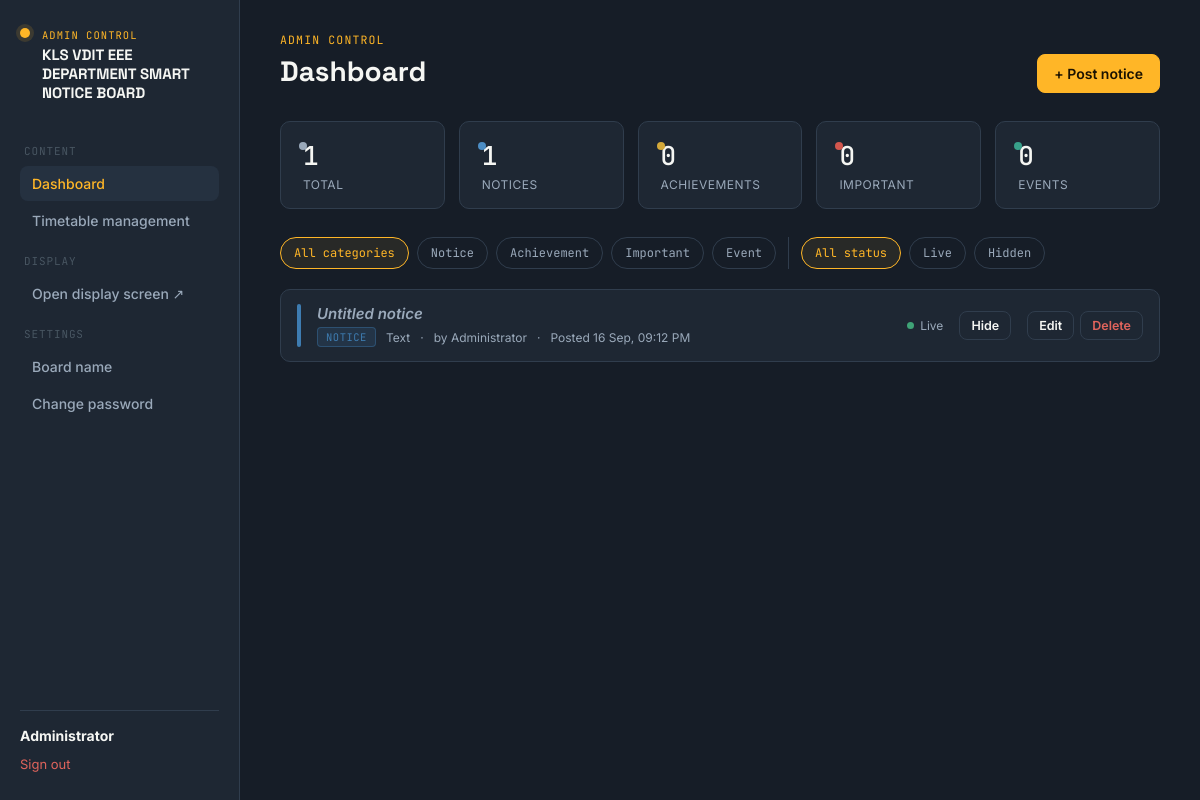
Page /dashboard (signed in) on the earlier database version.
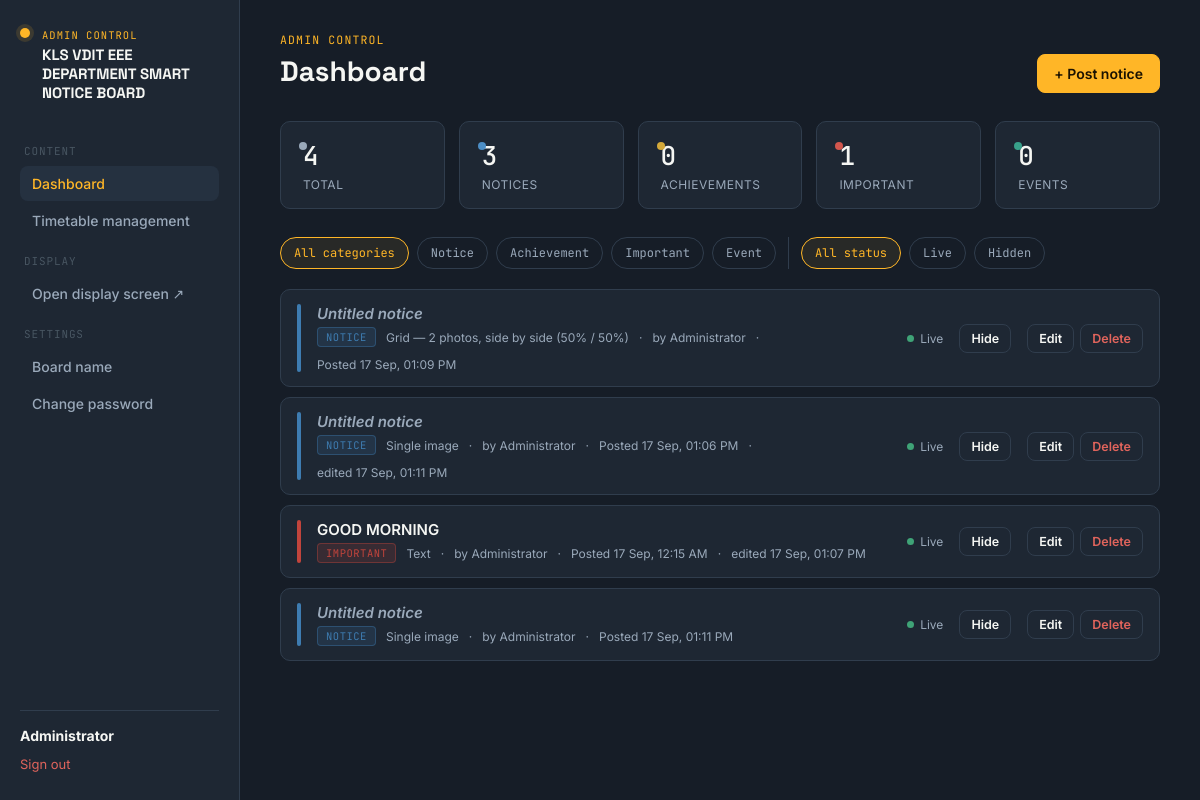
Same page on the later database version.
### app.py (models this page shows, shortened)
class Settings(db.Model):
    id = db.Column(db.Integer, primary_key=True)
    board_title = db.Column(db.String(200), nullable=False, default=DEFAULT_BOARD_TITLE)

class User(UserMixin, db.Model):
    id = db.Column(db.Integer, primary_key=True)
    username = db.Column(db.String(64), unique=True, nullable=False)
    name = db.Column(db.String(128), nullable=False)
    password_hash = db.Column(db.String(255), nullable=False)
    role = db.Column(db.String(16), nullable=False, default="staff")  # admin | staff
    created_at = db.Column(db.DateTime, default=datetime.now)

class Notice(db.Model):
    id = db.Column(db.Integer, primary_key=True)
    title = db.Column(db.String(200), nullable=False)
    category = db.Column(db.String(20), nullable=False, default="notice")
    display_type = db.Column(db.String(20), nullable=False, default="text")
    text_content = db.Column(db.Text, nullable=True)
    images = db.Column(db.Text, nullable=True)  # JSON list of filenames
    video_filename = db.Column(db.String(255), nullable=True)
    image_fit = db.Column(db.String(10), nullable=False, default=DEFAULT_IMAGE_FIT)  # cover | contain
    is_active = db.Column(db.Boolean, default=True)
    priority = db.Column(db.Integer, default=0)  # higher shows first
    duration_seconds = db.Column(db.Integer, default=10)  # how long to show in the normal rotation
    popup_duration_seconds = db.Column(db.Integer, default=15)  # how long an "important" full-screen popup stays up (separate from rotation duration)
    show_caption = db.Column(db.Boolean, default=True)  # if False, photo notices show pure full-bleed image — no badge/title/date bar at all
    created_by_id = db.Column(db.Integer, db.ForeignKey("user.id"))
    created_by = db.relationship("User", backref="notices")
    created_at = db.Column(db.DateTime, default=datetime.now)
    updated_at = db.Column(db.DateTime, default=datetime.now, onupdate=datetime.now)
    expires_at = db.Column(db.Date, nullable=True)
    ocr_used = db.Column(db.Boolean, default=False)
    ocr_source_filename = db.Column(db.String(255), nullable=True)
    ocr_extracted_at = db.Column(db.DateTime, nullable=True)
    def is_expired(self):
        if self.expires_at is None:
            return False
        return self.expires_at < date.today()
    def category_label(self):
        return CATEGORIES.get(self.category, {}).get("label", self.category)
    def category_color(self):
        return CATEGORIES.get(self.category, {}).get("color", "#888888")

### app.py (the view)
@app.route("/dashboard")
@login_required
def dashboard():
    category_filter = request.args.get("category", "all")
    status_filter = request.args.get("status", "all")
    query = Notice.query
    if category_filter != "all":
        query = query.filter_by(category=category_filter)
    if status_filter == "active":
        query = query.filter_by(is_active=True)
    elif status_filter == "inactive":
        query = query.filter_by(is_active=False)
    notices = query.order_by(Notice.priority.desc(), Notice.created_at.desc()).all()
    counts = {
        "total": Notice.query.count(),
        "notice": Notice.query.filter_by(category="notice").count(),
        "achievement": Notice.query.filter_by(category="achievement").count(),
        "important": Notice.query.filter_by(category="important").count(),
        "event": Notice.query.filter_by(category="event").count(),
        "active": Notice.query.filter_by(is_active=True).count(),
    }
    return render_template(
        "dashboard.html",
        notices=notices,
        categories=CATEGORIES,
        counts=counts,
        category_filter=category_filter,
        status_filter=status_filter,
        type_labels=DISPLAY_TYPE_LABELS,
    )

### app.py (called while the page is built)
def get_settings():
    settings = Settings.query.first()
    if settings is None:
        settings = Settings(board_title=DEFAULT_BOARD_TITLE)
        db.session.add(settings)
        db.session.commit()
    return settings

@app.context_processor
def inject_settings():
    return {
        "site_settings": get_settings(),
        "asset_version": ASSET_VERSION,
        "ocr_available": PYTESSERACT_AVAILABLE and PYMUPDF_AVAILABLE,
    }

@login_manager.user_loader
def load_user(user_id):
    return User.query.get(int(user_id))

### templates/dashboard.html (shortened to what this page needs)
{% extends "base.html" %}
{% block content %}
{% set active = 'dashboard' %}
<div class="shell">
  {% include "_sidebar.html" with context %}
  <main class="main">
    <div class="page-head">
      <div>
        <span class="eyebrow">Admin Control</span>
        <h1>Dashboard</h1>
      </div>
      <a href="{{ url_for('add_notice') }}" class="btn btn-primary">+ Post notice</a>
    </div>
    <div class="stat-row">
      <div class="stat-card accent-dot" style="--dot: var(--ink-dim)"><div class="n">{{ counts.total }}</div><div class="l">Total</div></div>
      <div class="stat-card accent-dot" style="--dot: var(--cat-notice)"><div class="n">{{ counts.notice }}</div><div class="l">Notices</div></div>
      <div class="stat-card accent-dot" style="--dot: var(--cat-achievement)"><div class="n">{{ counts.achievement }}</div><div class="l">Achievements</div></div>
      <div class="stat-card accent-dot" style="--dot: var(--cat-important)"><div class="n">{{ counts.important }}</div><div class="l">Important</div></div>
      <div class="stat-card accent-dot" style="--dot: var(--cat-event)"><div class="n">{{ counts.event }}</div><div class="l">Events</div></div>
    </div>
    <div class="filter-bar">
      <a href="{{ url_for('dashboard', category='all', status=status_filter) }}" class="chip {{ 'active' if category_filter=='all' }}">All categories</a>
      {% for key, meta in categories.items() %}
      <a href="{{ url_for('dashboard', category=key, status=status_filter) }}" class="chip {{ 'active' if category_filter==key }}">{{ meta.label }}</a>
      {% endfor %}
      <a href="{{ url_for('dashboard', category=category_filter, status='all') }}" class="chip {{ 'active' if status_filter=='all' }}">All status</a>
      <a href="{{ url_for('dashboard', category=category_filter, status='active') }}" class="chip {{ 'active' if status_filter=='active' }}">Live</a>
      <a href="{{ url_for('dashboard', category=category_filter, status='inactive') }}" class="chip {{ 'active' if status_filter=='inactive' }}">Hidden</a>
    </div>
    {% if notices %}
    <div class="notice-list">
      {% for n in notices %}
      <div class="notice-row" style="--cat: {{ n.category_color() }}">
        <div class="stripe"></div>
        <div class="info">
          <h3 {% if not n.title %}style="color:var(--ink-dim); font-style:italic;"{% endif %}>{{ n.title or 'Untitled notice' }}</h3>
          <div class="meta">
            <span class="tag">{{ n.category_label() }}</span>
            <span>{{ type_labels.get(n.display_type, n.display_type) }}</span>
            <span>·</span>
            <span>by {{ n.created_by.name if n.created_by else 'unknown' }}</span>
            <span>·</span>
            <span>Posted {{ n.created_at.strftime('%d %b, %I:%M %p') if n.created_at else n.updated_at.strftime('%d %b, %I:%M %p') }}</span>
            {% if n.updated_at and n.created_at and (n.updated_at - n.created_at).total_seconds() > 60 %}
            <span>·</span>
            <span>edited {{ n.updated_at.strftime('%d %b, %I:%M %p') }}</span>
            {% endif %}
          </div>
        </div>
        <div style="display:flex; align-items:center; gap:6px; font-size:12px; color:var(--ink-dim);">
          <span class="status-dot {{ 'on' if n.is_active else 'off' }}"></span>
          {{ 'Live' if n.is_active else 'Hidden' }}
        </div>
        <form method="POST" action="{{ url_for('toggle_notice', notice_id=n.id) }}">
          <button class="btn btn-ghost btn-sm">{{ 'Hide' if n.is_active else 'Show' }}</button>
        </form>
        <div class="actions">
          <a class="btn btn-ghost btn-sm" href="{{ url_for('edit_notice', notice_id=n.id) }}">Edit</a>
          <form method="POST" action="{{ url_for('delete_notice', notice_id=n.id) }}" onsubmit="return confirm('Delete this notice permanently?');">
            <button class="btn btn-ghost btn-sm btn-danger">Delete</button>
          </form>
        </div>
      </div>
      {% endfor %}
    </div>
    {% else %}
    <div class="empty-state">
      <h3>Nothing here yet</h3>
    </div>
    {% endif %}
  </main>
</div>
{% endblock %}

### templates/base.html (shortened to what this page needs)
<!DOCTYPE html>
<html lang="en">
<head>
<link rel="stylesheet" href="{{ url_for('static', filename='css/style.css') }}">
</head>
<body class="{% block body_class %}{% endblock %}">
{% block content %}{% endblock %}
</body>
</html>

### templates/_sidebar.html
<aside class="sidebar">
  <div class="brand-block">
    <span class="brand-mark"></span>
    <div class="brand-text">
      <span class="brand-eyebrow">Admin Control</span>
      <span class="brand-name">{{ site_settings.board_title }}</span>
    </div>
  </div>
  <nav class="nav-group">
    <span class="nav-label">Content</span>
    <a class="nav-link {{ 'active' if active=='dashboard' }}" href="{{ url_for('dashboard') }}">Dashboard</a>
    <a class="nav-link {{ 'active' if active=='timetable' }}" href="{{ url_for('timetable_list') }}">Timetable management</a>
    <span class="nav-label">Display</span>
    <a class="nav-link" href="{{ url_for('display') }}" target="_blank">Open display screen ↗</a>
    <span class="nav-label">Settings</span>
    <a class="nav-link {{ 'active' if active=='settings' }}" href="{{ url_for('board_settings') }}">Board name</a>
    <a class="nav-link {{ 'active' if active=='password' }}" href="{{ url_for('change_password') }}">Change password</a>
  </nav>
  <div class="sidebar-footer">
    <strong>{{ current_user.name }}</strong>
    <a class="logout-link" href="{{ url_for('logout') }}">Sign out</a>
  </div>
</aside>

Differences in the rows shown:
removed Notice: title "Untitled notice", category_label "NOTICE", get "Text", created_by "Administrator", created_at "16 Sep, 09:12 PM", is_active "Live", is_active "Hide"
added Notice: title "Untitled notice", category_label "NOTICE", get "Grid — 2 photos, side by side (50% / 50%)", created_by "Administrator", created_at "17 Sep, 01:09 PM", is_active "Live", is_active "Hide"
added Notice: title "Untitled notice", category_label "NOTICE", get "Single image", created_by "Administrator", created_at "17 Sep, 01:06 PM", updated_at "17 Sep, 01:11 PM", is_active "Live", is_active "Hide"
added Notice: title "GOOD MORNING", category_label "IMPORTANT", get "Text", created_by "Administrator", created_at "17 Sep, 12:15 AM", updated_at "17 Sep, 01:07 PM", is_active "Live", is_active "Hide"
added Notice: title "Untitled notice", category_label "NOTICE", get "Single image", created_by "Administrator", created_at "17 Sep, 01:11 PM", is_active "Live", is_active "Hide"
Other differences:
{{ counts.total }}: "1" → "4"
{{ counts.notice }}: "1" → "3"
{{ counts.important }}: "0" → "1"
